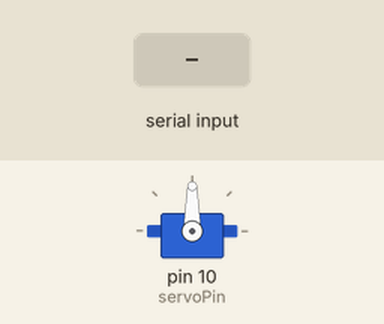
Recording of a sketch running on a simulated Arduino Uno, built with avr-gcc and run on an emulated ATmega328P. Parts: servo. Inputs (shaded band) come from the test bench.

Above: at 1.2 s.
1.3 s: byte 0 (NO_COVER) received over Serial
At 2.5 s:
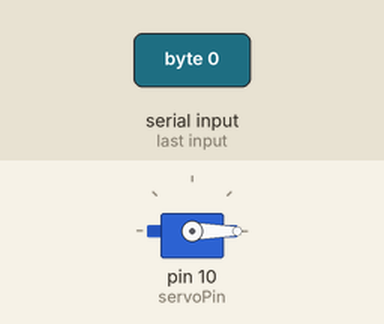
2.8 s: byte 1 (PARTIAL_COVER) received over Serial
At 3.9 s:
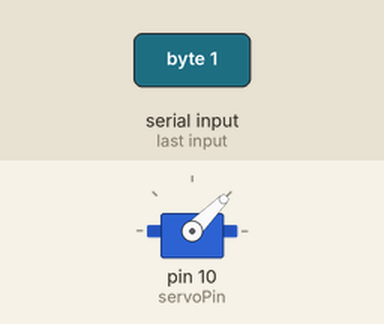
Timing chart, 0 to 5.8 s (numbered marks = the images above; inputs shaded):
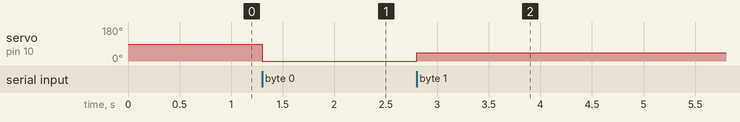

The sketch:

node2.ino
```cpp
#include <NewPing.h>
#include <Servo.h>

// Pins
const int trigPin = 3;
const int echoPin = 2;
const int maxDistance = 5;
const int servoPin = 10;

// Ultrasonic sensor & servo motor
NewPing sonar(trigPin, echoPin, maxDistance);
Servo s;

// Commands
enum commands
{
  NO_COVER = 0,
  PARTIAL_COVER = 1,
  FULL_COVER = 2,
  GET_SENSOR_READING = 3,
};

void setup() {
  s.attach(servoPin);
  Serial.begin(9600);
}

void loop() {
  if (Serial.available() > 0) {
    int command = Serial.read();
    switch (command)
    {
      case NO_COVER:
        s.write(0);
        break;
      case PARTIAL_COVER:
        s.write(45);
        break;
      case FULL_COVER:
        s.write(90);
        break;
      case GET_SENSOR_READING:
        Serial.println(getSensorReading());
        break;
    }
  }
}

int getSensorReading()
{
  int distance = sonar.ping_cm();
  return distance == 0 ? 0 : 1;
}
```

Measured:
- after the input at 1.3 s, servo on pin 10 (servoPin): 90° → 0° at once
- after the input at 2.8 s, servo on pin 10 (servoPin): 0° → 45° at once
